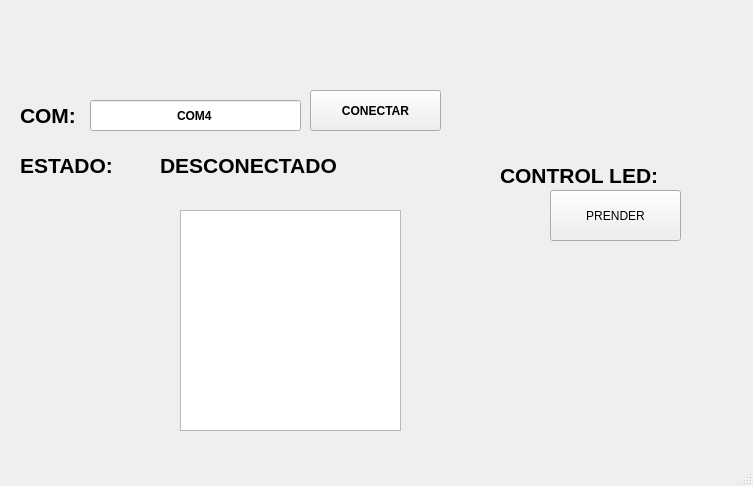
<?xml version="1.0" encoding="UTF-8"?>
<ui version="4.0">
 <class>MainWindow</class>
 <widget class="QMainWindow" name="MainWindow">
  <property name="geometry">
   <rect>
    <x>0</x>
    <y>0</y>
    <width>753</width>
    <height>486</height>
   </rect>
  </property>
  <property name="windowTitle">
   <string>MainWindow</string>
  </property>
  <widget class="QWidget" name="centralwidget">
   <widget class="QLabel" name="txt_estado">
    <property name="geometry">
     <rect>
      <x>160</x>
      <y>150</y>
      <width>231</width>
      <height>31</height>
     </rect>
    </property>
    <property name="font">
     <font>
      <pointsize>16</pointsize>
      <weight>75</weight>
      <bold>true</bold>
     </font>
    </property>
    <property name="text">
     <string>DESCONECTADO</string>
    </property>
   </widget>
   <widget class="QPushButton" name="btn_accion">
    <property name="geometry">
     <rect>
      <x>310</x>
      <y>90</y>
      <width>131</width>
      <height>41</height>
     </rect>
    </property>
    <property name="font">
     <font>
      <weight>75</weight>
      <bold>true</bold>
     </font>
    </property>
    <property name="text">
     <string>CONECTAR</string>
    </property>
   </widget>
   <widget class="QLabel" name="label_3">
    <property name="geometry">
     <rect>
      <x>20</x>
      <y>150</y>
      <width>121</width>
      <height>31</height>
     </rect>
    </property>
    <property name="font">
     <font>
      <pointsize>16</pointsize>
      <weight>75</weight>
      <bold>true</bold>
     </font>
    </property>
    <property name="text">
     <string>ESTADO:</string>
    </property>
   </widget>
   <widget class="QLineEdit" name="txt_com">
    <property name="geometry">
     <rect>
      <x>90</x>
      <y>100</y>
      <width>211</width>
      <height>31</height>
     </rect>
    </property>
    <property name="font">
     <font>
      <weight>75</weight>
      <bold>true</bold>
     </font>
    </property>
    <property name="text">
     <string>COM4</string>
    </property>
    <property name="alignment">
     <set>Qt::AlignCenter</set>
    </property>
   </widget>
   <widget class="QLabel" name="label_2">
    <property name="geometry">
     <rect>
      <x>20</x>
      <y>100</y>
      <width>61</width>
      <height>31</height>
     </rect>
    </property>
    <property name="font">
     <font>
      <pointsize>16</pointsize>
      <weight>75</weight>
      <bold>true</bold>
     </font>
    </property>
    <property name="text">
     <string>COM:</string>
    </property>
   </widget>
   <widget class="QLabel" name="label">
    <property name="geometry">
     <rect>
      <x>20</x>
      <y>20</y>
      <width>111</width>
      <height>51</height>
     </rect>
    </property>
    <property name="text">
     <string/>
    </property>
    <property name="pixmap">
     <pixmap resource="../../Recursos.qrc">:/meme/Imagen/fians.jpg</pixmap>
    </property>
    <property name="scaledContents">
     <bool>true</bool>
    </property>
   </widget>
   <widget class="QLabel" name="label_4">
    <property name="geometry">
     <rect>
      <x>610</x>
      <y>20</y>
      <width>111</width>
      <height>51</height>
     </rect>
    </property>
    <property name="text">
     <string/>
    </property>
    <property name="pixmap">
     <pixmap resource="../../Recursos.qrc">:/meme/Imagen/uat-logo.jpg</pixmap>
    </property>
    <property name="scaledContents">
     <bool>true</bool>
    </property>
   </widget>
   <widget class="QLabel" name="label_5">
    <property name="geometry">
     <rect>
      <x>570</x>
      <y>350</y>
      <width>151</width>
      <height>91</height>
     </rect>
    </property>
    <property name="text">
     <string/>
    </property>
    <property name="pixmap">
     <pixmap resource="../../Recursos.qrc">:/meme/Imagen/logo_equipo.jpg</pixmap>
    </property>
    <property name="scaledContents">
     <bool>true</bool>
    </property>
   </widget>
   <widget class="QListWidget" name="datos">
    <property name="geometry">
     <rect>
      <x>180</x>
      <y>210</y>
      <width>221</width>
      <height>221</height>
     </rect>
    </property>
   </widget>
   <widget class="QLabel" name="label_7">
    <property name="geometry">
     <rect>
      <x>500</x>
      <y>160</y>
      <width>211</width>
      <height>31</height>
     </rect>
    </property>
    <property name="font">
     <font>
      <pointsize>16</pointsize>
      <weight>75</weight>
      <bold>true</bold>
     </font>
    </property>
    <property name="text">
     <string>CONTROL LED:</string>
    </property>
   </widget>
   <widget class="QPushButton" name="btnapagar_prender">
    <property name="geometry">
     <rect>
      <x>550</x>
      <y>190</y>
      <width>131</width>
      <height>51</height>
     </rect>
    </property>
    <property name="text">
     <string>PRENDER</string>
    </property>
   </widget>
  </widget>
  <widget class="QMenuBar" name="menubar">
   <property name="geometry">
    <rect>
     <x>0</x>
     <y>0</y>
     <width>753</width>
     <height>26</height>
    </rect>
   </property>
  </widget>
  <widget class="QStatusBar" name="statusbar"/>
 </widget>
 <resources>
  <include location="../../Recursos.qrc"/>
 </resources>
 <connections/>
</ui>
